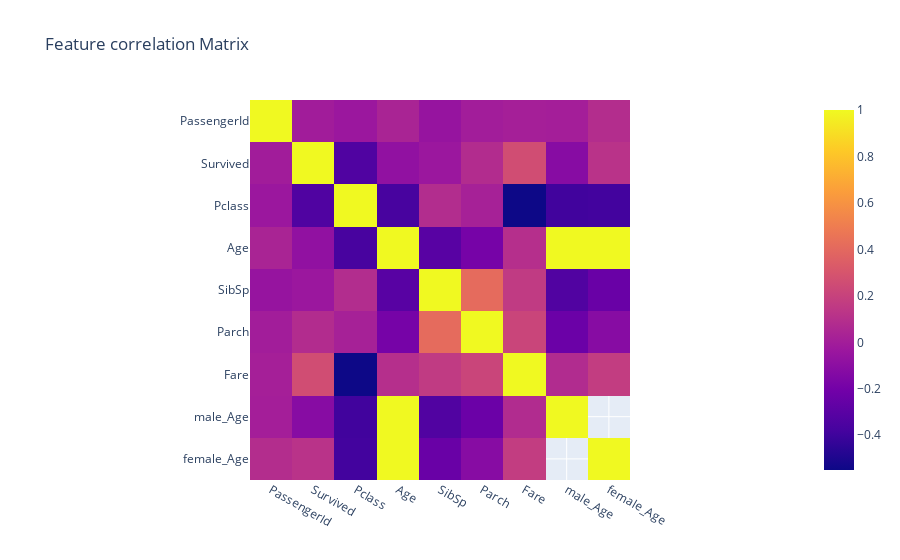

This figure's notebook cell:
### Code cell
px.imshow(df.corr(), title='Feature correlation Matrix')

### Figure 1 — Plotly figure (JSON) as saved in the notebook; plotly's stock layout.template omitted (floating-point values rounded to 4 significant figures)
{"data": [{"coloraxis": "coloraxis", "hovertemplate": "x: %{x}<br>y: %{y}<br>color: %{z}<extra></extra>", "name": "0", "type": "heatmap", "x": ["PassengerId", "Survived", "Pclass", "Age", "SibSp", "Parch", "Fare", "male_Age", "female_Age"], "xaxis": "x", "y": ["PassengerId", "Survived", "Pclass", "Age", "SibSp", "Parch", "Fare", "male_Age", "female_Age"], "yaxis": "y", "z": [[1, -0.005007, -0.03514, 0.03685, -0.05753, -0.001652, 0.01266, 0.006191, 0.0859], [-0.005007, 1, -0.3385, -0.07722, -0.03532, 0.08163, 0.2573, -0.1196, 0.1161], [-0.03514, -0.3385, 1, -0.3692, 0.08308, 0.01844, -0.5495, -0.3928, -0.3862], [0.03685, -0.07722, -0.3692, 1, -0.3082, -0.1891, 0.09607, 1, 1], [-0.05753, -0.03532, 0.08308, -0.3082, 1, 0.4148, 0.1597, -0.335, -0.2414], [-0.001652, 0.08163, 0.01844, -0.1891, 0.4148, 1, 0.2162, -0.2324, -0.1185], [0.01266, 0.2573, -0.5495, 0.09607, 0.1597, 0.2162, 1, 0.07733, 0.1715], [0.006191, -0.1196, -0.3928, 1, -0.335, -0.2324, 0.07733, 1, null], [0.0859, 0.1161, -0.3862, 1, -0.2414, -0.1185, 0.1715, null, 1]]}], "layout": {"coloraxis": {"colorscale": [[0, "#0d0887"], [0.1111, "#46039f"], [0.2222, "#7201a8"], [0.3333, "#9c179e"], [0.4444, "#bd3786"], [0.5556, "#d8576b"], [0.6667, "#ed7953"], [0.7778, "#fb9f3a"], [0.8889, "#fdca26"], [1, "#f0f921"]]}, "title": {"text": "Feature correlation Matrix"}, "xaxis": {"anchor": "y", "constrain": "domain", "domain": [0, 1], "scaleanchor": "y"}, "yaxis": {"anchor": "x", "autorange": "reversed", "constrain": "domain", "domain": [0, 1]}}}
